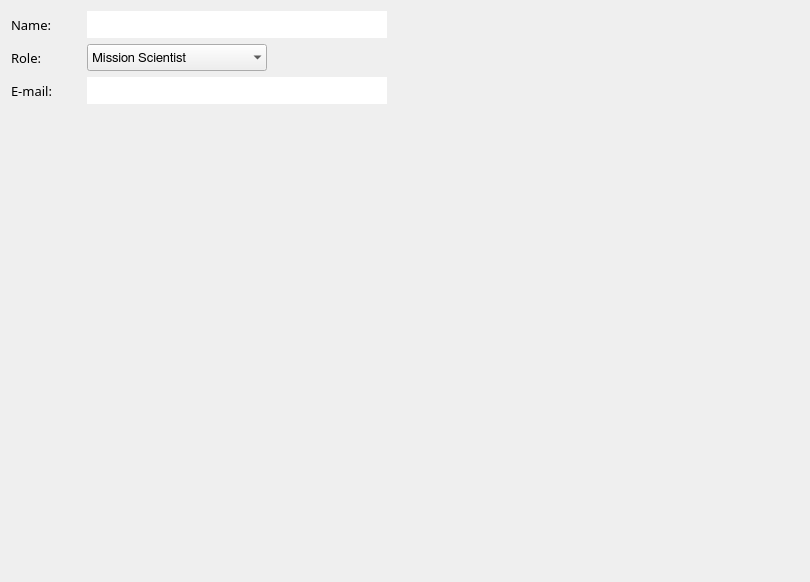
          <widget class="QWidget" name="page_2">
           <property name="geometry">
            <rect>
             <x>0</x>
             <y>0</y>
             <width>810</width>
             <height>582</height>
            </rect>
           </property>
           <attribute name="label">
            <string>Contact Information</string>
           </attribute>
           <layout class="QGridLayout" name="gridLayout_3">
            <item row="0" column="0">
             <layout class="QHBoxLayout" name="horizontalLayout_53">
              <item>
               <layout class="QVBoxLayout" name="verticalLayout_43">
                <item>
                 <widget class="QLabel" name="label">
                  <property name="minimumSize">
                   <size>
                    <width>70</width>
                    <height>27</height>
                   </size>
                  </property>
                  <property name="maximumSize">
                   <size>
                    <width>70</width>
                    <height>27</height>
                   </size>
                  </property>
                  <property name="font">
                   <font>
                    <family>Droid Sans Fallback</family>
                    <pointsize>10</pointsize>
                    <weight>50</weight>
                    <bold>false</bold>
                    <stylestrategy>PreferAntialias</stylestrategy>
                   </font>
                  </property>
                  <property name="text">
                   <string>Name:</string>
                  </property>
                 </widget>
                </item>
                <item>
                 <widget class="QLabel" name="label_10">
                  <property name="minimumSize">
                   <size>
                    <width>70</width>
                    <height>27</height>
                   </size>
                  </property>
                  <property name="maximumSize">
                   <size>
                    <width>70</width>
                    <height>27</height>
                   </size>
                  </property>
                  <property name="font">
                   <font>
                    <family>Droid Sans Fallback</family>
                    <pointsize>10</pointsize>
                    <weight>50</weight>
                    <bold>false</bold>
                    <stylestrategy>PreferAntialias</stylestrategy>
                   </font>
                  </property>
                  <property name="text">
                   <string>Role:</string>
                  </property>
                 </widget>
                </item>
                <item>
                 <widget class="QLabel" name="label_11">
                  <property name="minimumSize">
                   <size>
                    <width>70</width>
                    <height>27</height>
                   </size>
                  </property>
                  <property name="maximumSize">
                   <size>
                    <width>70</width>
                    <height>27</height>
                   </size>
                  </property>
                  <property name="font">
                   <font>
                    <family>Droid Sans Fallback</family>
                    <pointsize>10</pointsize>
                    <weight>50</weight>
                    <bold>false</bold>
                    <stylestrategy>PreferAntialias</stylestrategy>
                   </font>
                  </property>
                  <property name="text">
                   <string>E-mail:</string>
                  </property>
                 </widget>
                </item>
               </layout>
              </item>
              <item>
               <layout class="QVBoxLayout" name="verticalLayout_44">
                <item>
                 <widget class="QLineEdit" name="contactNameLine">
                  <property name="minimumSize">
                   <size>
                    <width>300</width>
                    <height>27</height>
                   </size>
                  </property>
                  <property name="maximumSize">
                   <size>
                    <width>300</width>
                    <height>27</height>
                   </size>
                  </property>
                  <property name="font">
                   <font>
                    <family>FreeSans</family>
                    <pointsize>10</pointsize>
                    <weight>50</weight>
                    <bold>false</bold>
                    <stylestrategy>PreferAntialias</stylestrategy>
                   </font>
                  </property>
                  <property name="frame">
                   <bool>false</bool>
                  </property>
                 </widget>
                </item>
                <item>
                 <widget class="QComboBox" name="contactRoleBox">
                  <property name="minimumSize">
                   <size>
                    <width>180</width>
                    <height>27</height>
                   </size>
                  </property>
                  <property name="maximumSize">
                   <size>
                    <width>180</width>
                    <height>27</height>
                   </size>
                  </property>
                  <property name="font">
                   <font>
                    <family>FreeSans</family>
                    <pointsize>10</pointsize>
                    <weight>50</weight>
                    <bold>false</bold>
                    <stylestrategy>PreferAntialias</stylestrategy>
                   </font>
                  </property>
                  <property name="frame">
                   <bool>false</bool>
                  </property>
                  <item>
                   <property name="text">
                    <string>Mission Scientist</string>
                   </property>
                  </item>
                  <item>
                   <property name="text">
                    <string>Flight Manager</string>
                   </property>
                  </item>
                  <item>
                   <property name="text">
                    <string>Scientist</string>
                   </property>
                  </item>
                  <item>
                   <property name="text">
                    <string>Pilot</string>
                   </property>
                  </item>
                  <item>
                   <property name="text">
                    <string>Other</string>
                   </property>
                  </item>
                 </widget>
                </item>
                <item>
                 <widget class="QLineEdit" name="contactEmailLine">
                  <property name="sizePolicy">
                   <sizepolicy hsizetype="Expanding" vsizetype="Fixed">
                    <horstretch>0</horstretch>
                    <verstretch>0</verstretch>
                   </sizepolicy>
                  </property>
                  <property name="minimumSize">
                   <size>
                    <width>300</width>
                    <height>27</height>
                   </size>
                  </property>
                  <property name="maximumSize">
                   <size>
                    <width>300</width>
                    <height>27</height>
                   </size>
                  </property>
                  <property name="font">
                   <font>
                    <family>FreeSans</family>
                    <pointsize>10</pointsize>
                    <weight>50</weight>
                    <bold>false</bold>
                    <stylestrategy>PreferAntialias</stylestrategy>
                   </font>
                  </property>
                  <property name="frame">
                   <bool>false</bool>
                  </property>
                 </widget>
                </item>
               </layout>
              </item>
             </layout>
            </item>
            <item row="0" column="1">
             <spacer name="horizontalSpacer_28">
              <property name="orientation">
               <enum>Qt::Horizontal</enum>
              </property>
              <property name="sizeHint" stdset="0">
               <size>
                <width>382</width>
                <height>20</height>
               </size>
              </property>
             </spacer>
            </item>
            <item row="1" column="0">
             <spacer name="verticalSpacer_3">
              <property name="orientation">
               <enum>Qt::Vertical</enum>
              </property>
              <property name="sizeHint" stdset="0">
               <size>
                <width>20</width>
                <height>134</height>
               </size>
              </property>
             </spacer>
            </item>
           </layout>
          </widget>
